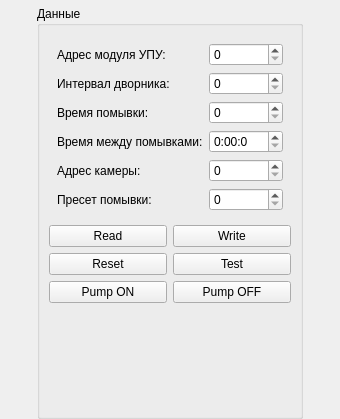
<?xml version="1.0" encoding="UTF-8"?>
<ui version="4.0">
 <class>MainBox</class>
 <widget class="QWidget" name="MainBox">
  <property name="geometry">
   <rect>
    <x>0</x>
    <y>0</y>
    <width>340</width>
    <height>419</height>
   </rect>
  </property>
  <property name="windowTitle">
   <string>Dialog</string>
  </property>
  <layout class="QHBoxLayout" name="horizontalLayout">
   <property name="leftMargin">
    <number>0</number>
   </property>
   <property name="topMargin">
    <number>0</number>
   </property>
   <property name="rightMargin">
    <number>0</number>
   </property>
   <property name="bottomMargin">
    <number>0</number>
   </property>
   <item>
    <layout class="QVBoxLayout" name="verticalLayout_2">
     <item>
      <widget class="SerialBox5_lite" name="serial_widget" native="true">
       <property name="sizePolicy">
        <sizepolicy hsizetype="Preferred" vsizetype="Fixed">
         <horstretch>0</horstretch>
         <verstretch>0</verstretch>
        </sizepolicy>
       </property>
      </widget>
     </item>
     <item>
      <widget class="QGroupBox" name="groupBox_2">
       <property name="sizePolicy">
        <sizepolicy hsizetype="Fixed" vsizetype="Preferred">
         <horstretch>0</horstretch>
         <verstretch>0</verstretch>
        </sizepolicy>
       </property>
       <property name="title">
        <string>Данные</string>
       </property>
       <layout class="QVBoxLayout" name="verticalLayout_4">
        <item>
         <layout class="QGridLayout" name="gridLayout_3">
          <property name="leftMargin">
           <number>8</number>
          </property>
          <property name="topMargin">
           <number>8</number>
          </property>
          <property name="rightMargin">
           <number>8</number>
          </property>
          <property name="bottomMargin">
           <number>8</number>
          </property>
          <item row="5" column="0">
           <widget class="QLabel" name="label_16">
            <property name="text">
             <string>Адрес камеры:</string>
            </property>
           </widget>
          </item>
          <item row="6" column="0">
           <widget class="QLabel" name="label_15">
            <property name="text">
             <string>Пресет помывки:</string>
            </property>
           </widget>
          </item>
          <item row="0" column="1">
           <widget class="QSpinBox" name="sb_addr_upu"/>
          </item>
          <item row="0" column="0">
           <widget class="QLabel" name="label_13">
            <property name="text">
             <string>Адрес модуля УПУ:</string>
            </property>
           </widget>
          </item>
          <item row="2" column="0">
           <widget class="QLabel" name="label_17">
            <property name="text">
             <string>Время помывки:</string>
            </property>
           </widget>
          </item>
          <item row="2" column="1">
           <widget class="QSpinBox" name="sb_time_washout"/>
          </item>
          <item row="6" column="1">
           <widget class="QSpinBox" name="sb_preset_washout"/>
          </item>
          <item row="5" column="1">
           <widget class="QSpinBox" name="sb_addr_cam"/>
          </item>
          <item row="1" column="1">
           <widget class="QSpinBox" name="sb_time_interval"/>
          </item>
          <item row="1" column="0">
           <widget class="QLabel" name="label_14">
            <property name="text">
             <string>Интервал дворника:</string>
            </property>
           </widget>
          </item>
          <item row="4" column="0">
           <widget class="QLabel" name="label_3">
            <property name="text">
             <string>Время между помывками:</string>
            </property>
           </widget>
          </item>
          <item row="4" column="1">
           <widget class="QTimeEdit" name="te_time_pause_washout">
            <property name="displayFormat">
             <string>H:mm:s</string>
            </property>
           </widget>
          </item>
         </layout>
        </item>
        <item>
         <layout class="QGridLayout" name="gridLayout">
          <item row="0" column="1">
           <widget class="QPushButton" name="btn_write">
            <property name="text">
             <string>Write</string>
            </property>
           </widget>
          </item>
          <item row="0" column="0">
           <widget class="QPushButton" name="btn_read">
            <property name="text">
             <string>Read</string>
            </property>
           </widget>
          </item>
          <item row="1" column="0">
           <widget class="QPushButton" name="btn_reset">
            <property name="text">
             <string>Reset</string>
            </property>
           </widget>
          </item>
          <item row="1" column="1">
           <widget class="QPushButton" name="btn_test">
            <property name="text">
             <string>Test</string>
            </property>
           </widget>
          </item>
          <item row="2" column="0">
           <widget class="QPushButton" name="btn_pump_on">
            <property name="text">
             <string>Pump ON</string>
            </property>
           </widget>
          </item>
          <item row="2" column="1">
           <widget class="QPushButton" name="btn_pump_off">
            <property name="text">
             <string>Pump OFF</string>
            </property>
           </widget>
          </item>
         </layout>
        </item>
        <item>
         <spacer name="verticalSpacer">
          <property name="orientation">
           <enum>Qt::Vertical</enum>
          </property>
          <property name="sizeHint" stdset="0">
           <size>
            <width>20</width>
            <height>40</height>
           </size>
          </property>
         </spacer>
        </item>
       </layout>
      </widget>
     </item>
    </layout>
   </item>
  </layout>
 </widget>
 <customwidgets>
  <customwidget>
   <class>SerialBox5_lite</class>
   <extends>QWidget</extends>
   <header>serialbox5_lite.hpp</header>
   <container>1</container>
  </customwidget>
 </customwidgets>
 <tabstops>
  <tabstop>sb_addr_upu</tabstop>
  <tabstop>sb_time_interval</tabstop>
  <tabstop>sb_time_washout</tabstop>
  <tabstop>sb_addr_cam</tabstop>
  <tabstop>sb_preset_washout</tabstop>
 </tabstops>
 <resources/>
 <connections/>
</ui>
